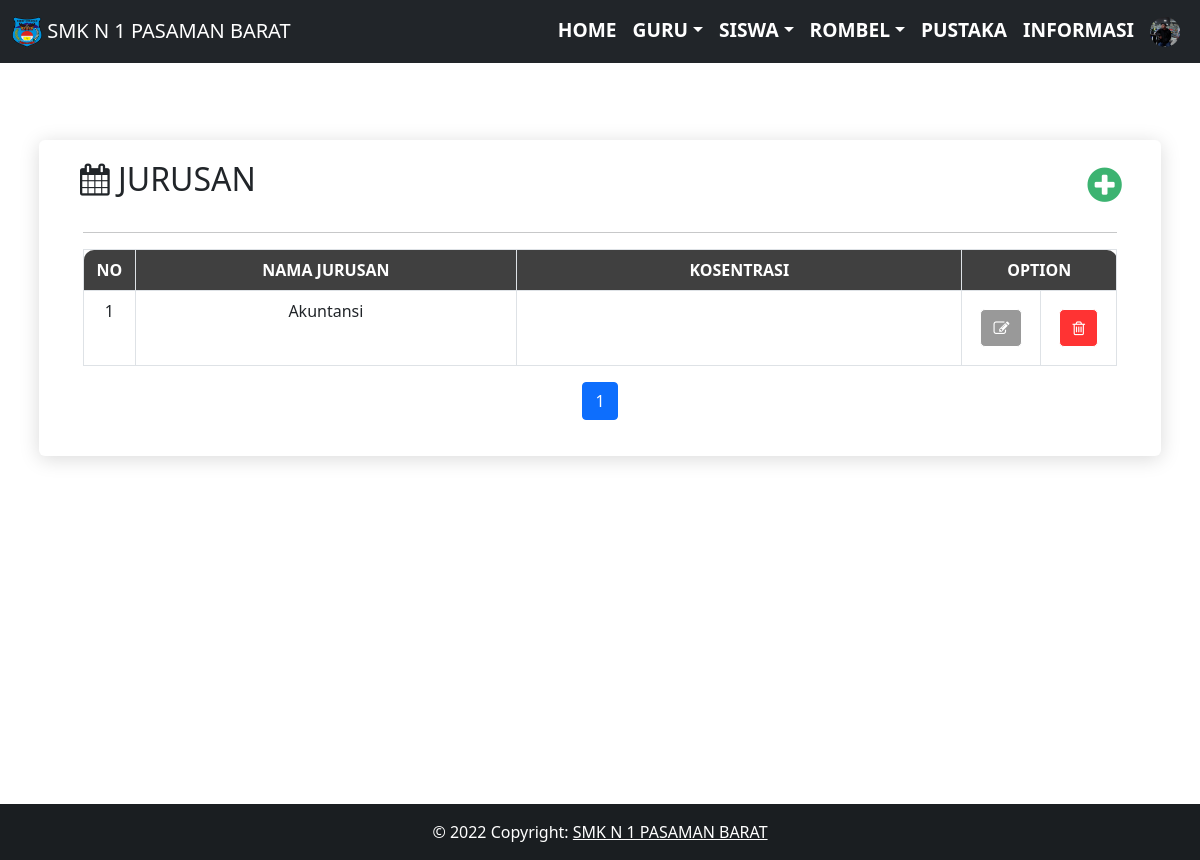
The page /operator/rombel/jurusan.php (signed in) on the database its author committed.
### tables this page shows
CREATE TABLE `biodata_sekolah` (
  `id_biodata_sekolah` int(11) NOT NULL,
  `nama_sekolah` varchar(120) NOT NULL,
  `alamat_sekolah` varchar(120) NOT NULL,
  `photo_sekolah` varchar(120) NOT NULL,
  `email_sekolah` varchar(120) NOT NULL,
  `telepon_sekolah` int(11) NOT NULL
);

CREATE TABLE `jurusan` (
  `id_jurusan` int(11) NOT NULL,
  `nama_jurusan` varchar(120) NOT NULL,
  `kosentrasi_jurusan` varchar(120) NOT NULL
);

### operator/rombel/jurusan.php (the view, shortened to what this page needs)
<?php
include '../../db/koneksi.php';
include '../../layout/header.php';
?>
<div id="content" style="margin-top:60px;">
  <div class="regular-page-area section-padding-20">
    <div class="container">
      <div class="row justify-content-center">
        <div class="col-12">
          <div class="details-content">
            <div class="container">
              <div class="row">
                <div class="col-sm">
                  <h2 id="xs" ><i class="icon-calendar"></i> JURUSAN </h2>
                </div>
                <div class="col-sm" style="text-align: right;margin-right: 5%;">
                  <a class="col-sm" href="http://localhost/smkn_1_pasaman/absensi/operator/rombel/tambah_jurusan" style=""><h1 id="xs" ><i class="icon-plus-sign" style="color:mediumseagreen;"></i> </h1></a>
                </div>
              </div>
            </div>
            <div id="myDiv" class="container-fluid">
              <hr>
              <div class="row-fluid">
                <div class="span12">
                  <div class="widget-box">
                    <div class="widget-title">
                       <table class="table table-bordered">
                        <thead>
                          <tr>
                            <th class="text-center" style="width:5%;background-color: #404040; color:white;border-radius: 10px 0 0 0 ;">NO</th>
                            <th class="text-center" style="background-color: #404040; color:white;" >NAMA JURUSAN</th>
                            <th class="text-center" style="background-color: #404040; color:white;" >KOSENTRASI</th>
                            <th class="text-center" colspan="2" style="width: 10%;background-color: #404040; color:white;border-radius: 0 10px 0 0 ;">OPTION</th>
                          </tr>
                        </thead>
                        <tbody>
                          <?php
                          $batas = 10;
                        $halaman = @$_GET['halaman'];
                        if(empty($halaman)){
                          $posisi     = 0;
                          $halaman    = 1;
                        }
                        else{
                          $posisi = ($halaman-1) * $batas;
                        }
                          $queryDataJurusan = mysqli_query($konek,"SELECT * FROM jurusan limit $posisi,$batas");
                          if ($posisi !=0) {
                        $no = $posisi;
                        }else{
                          $no=1;
                        }
                          while($dataJurusan = mysqli_fetch_array($queryDataJurusan)){
                            ?>
                          <tr>
                            <td class="text-center"><?php echo $no; ?></td>
                            <td class="text-center" ><?php echo $dataJurusan['nama_jurusan']; ?></td>
                            <td class="text-center" ><?php echo $dataJurusan['kosentrasi_jurusan']; ?></td>
                            <td class="text-center" style="width:5%;"><form action="" class="form-container" style="margin:10px" autocomplete="false">
                               <a href="editJurusan?id_jurusan=<?PHP echo $dataJurusan['id_jurusan']?>" class="btn" style=" border-color: white;border-radius: 5px; background-color: #999999;"><i class="icon-edit" style="color:white;"></i></a>
                             </form>
                           </td>
                           <td class="text-center" style="width:5%;"><form action="../prosses.php?hapus=jurusan" method="post" class="form-container" style="margin:10px" autocomplete="false">
                            <button class="btn" type="submit" style=" border-color: white;border-radius: 5px; background-color: #ff3333;"><i class="icon-trash" style="color:white;"></i> </button>
                          </form></td>
                          </tr>
                          <?php
                          $no++;
                          } ?>
                        </tbody>
                      </table>
                        <?php
                        $query2 = mysqli_query($konek, "SELECT * FROM jurusan");
                        $jumlahdata = mysqli_num_rows($query2);
                        $jumlahhalaman = ceil($jumlahdata/$batas);
                        ?>
                        <nav>
                          <ul class="pagination justify-content-center">
                            <?php
                            for($i=1;$i<=$jumlahhalaman;$i++) {
                              if ($i != $halaman) {
                                echo "<li class='page-item'><a class='page-link' href='jurusan.php?halaman=$i'>$i</a></li>";
                              }
                              else {
                                echo "<li class='page-item active'><a class='page-link' href='#'>$i</a></li>";
                              }
                            }
                            ?>
                          </ul>
                        </nav>
                    </div>
                  </div>
                </div>
              </div>
            </div>
          </div>
        </div>
      </div>
    </div>
  </div>
<?php include '../../layout/footer.php'; ?>
</div>

### layout/header.php (shortened to what this page needs)
<?php
$query=mysqli_query($konek,"SELECT * FROM biodata_sekolah");
$data=mysqli_fetch_array($query);
?>
<!DOCTYPE html>
<html lang="en">
<head>
  <link rel="stylesheet" href="http://localhost/smkn_1_pasaman/absensi/assets/css/bootstrap.min.css" />
  <link rel="stylesheet" href="http://localhost/smkn_1_pasaman/absensi/assets/css/bootstrap-responsive.min.css" />
  <link href="http://localhost/smkn_1_pasaman/absensi/assets/font-awesome/css/font-awesome.css" rel="stylesheet" />
  <link rel="stylesheet" href="http://localhost/smkn_1_pasaman/absensi/assets/css/custom/style.css">
</head>
<body>
  <nav id="nav" class="navbar fixed-top navbar-expand-lg navbar-dark bg-dark">
    <div class="container-fluid">
      <a class="navbar-brand" href="#"><img src="http://localhost/smkn_1_pasaman/absensi/assets/image/<?PHP echo $data['photo_sekolah'] ?>" alt="" width="30" height="30" class="d-inline-block align-text-top"> SMK N 1 PASAMAN BARAT</a>
    <div class="collapse navbar-collapse" id="navbarNav">
      <ul class="navbar-nav">
        <?php if($_SESSION['akses'] == 'admin' || $_SESSION['akses'] == 'operator') {?>
          <li class="nav-item">
            <a class="nav-link text-white" style="font-weight: 600; font-size: 1.2em;" href="/smkn_1_pasaman/absensi/operator/">HOME</a>
          </li>
          <li class="nav-item dropdown">
            <a href="#" class="nav-link dropdown-toggle" data-bs-toggle="dropdown"style="color: white; font-weight: 600; font-size: 1.2em;"><span class="text">GURU</span></a>
              </li>
              <li class="nav-item dropdown" >
                <a href="#" class="nav-link dropdown-toggle" data-bs-toggle="dropdown"style="color: white; font-weight: 600; font-size: 1.2em;"><span class="text">SISWA</span></a>
              </li>
              <li class="nav-item dropdown">
                <a href="#" class="nav-link dropdown-toggle" data-bs-toggle="dropdown"style="color: white; font-weight: 600; font-size: 1.2em;"><span class="text">ROMBEL</span></a>
              </li>
              <li class="nav-item">
                <a class="nav-link text-white" style="font-weight: 600; font-size: 1.2em;" href="#">PUSTAKA</a>
              </li>
              <li class="nav-item">
                <a class="nav-link text-white" style="font-weight: 600; font-size: 1.2em;" href="#">INFORMASI</a>
              </li>
              <li class="nav-item dropdown">
                <a href="#" class="nav-link " data-bs-toggle="dropdown" style="color: white; font-weight: 600; font-size: 1.2em;"><span class="text"><div class="text-center">
                  <img src="http://localhost/smkn_1_pasaman/absensi/assets/image/guru/<?PHP echo $_SESSION['fotoProfil'] ?>" class="rounded-circle" style="width: 30px; height: 30px;" alt="...">
                </div></span></a>
                </li>
              <?php } ?>
          </ul>
        </div>
      </div>
    </nav>
  </body>
  </html>

### assets/css/custom/style.css (style rules this page uses)
body { text-align:left; display:grid; grid-template-rows: auto 1fr auto; min-height:100vh; }
* { margin: 0; padding: 0; }
#content { position: relative; min-height: 100vh; }
.details-content { margin-top: 50px; background-color: #ffffff; position: relative; z-index: 1; box-shadow: 0 3px 20px rgb(0 0 0 / 15%); padding: 20px 20px; border-radius: 6px; margin-bottom: 50px; }
.section-padding-20 { padding-top: 30px; padding-bottom: 50px; }
.row { display: -ms-flexbox; display: flex; -ms-flex-wrap: wrap; flex-wrap: wrap; margin-right: -15px; margin-left: -15px; }
.child-table, th { vertical-align: top; border-top: 1px solid #ccc; padding:10px; width:100px; }

### rows shown on the page
biodata_sekolah: photo_sekolah (picture)
jurusan: nama_jurusan "Akuntansi"
